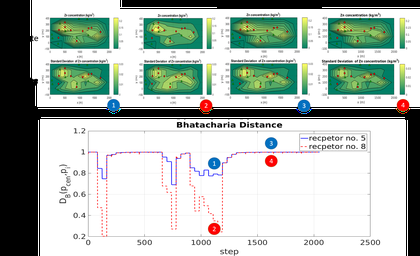
%> input picture PaperAndPresentation/MRS_presentation/figs/Picture1.png, 420 x 256 px, shrunk from 2256 x 1373 before the run
$ octave --eval "result = CreateWorld('../../PaperAndPresentation/MRS_presentation/figs/Picture1.png');"   (GNU Octave 9; MATLAB toolbox functions it lacks are replaced by stand-ins)
%> lines starting %> are read from the running program, lines starting %| are printed output that depends on the picture
function [World] = CreateWorld(ImageName)
    World.ImageGrid = imread(ImageName);
%> World.ImageGrid is the input picture: size 256x420x3 uint8; mean R, G, B 177.9, 189.3, 182
    World.BinaryGrid = World.ImageGrid ~= 0;
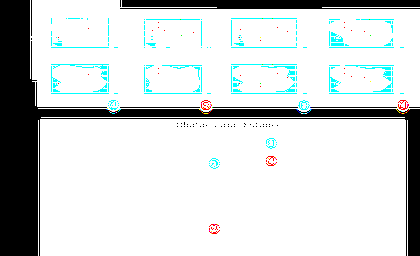
%> World.BinaryGrid: size 256x420x3 logical; mean R, G, B 0.818, 0.838, 0.838
    [World.n_r,World.n_c] = size(World.BinaryGrid);
%> World.n_r = 256; World.n_c = 1260
    World.DiagLen = ceil(sqrt(World.n_r^2+World.n_c^2));
%> World.DiagLen = 1286
    World.StatesGrid = zeros(World.n_r,World.n_c);
%> World.StatesGrid: size 256x1260 double; every value is 0
    k = 1;
    for i = 1:World.n_r
        for j = 1:World.n_c
            if World.BinaryGrid(i,j) ~= 0
                World.StatesGrid(i,j) = k;
                k = k+1;
            end
        end
    end
%> after the loop, World = {n_r 256, n_c 1260, DiagLen 1286}; k = 268095
    World.NumStates = k-1;
%> World.NumStates = 268094
%> `result = CreateWorld('../../PaperAndPresentation/MRS_presentation/figs..`: result = {n_r 256, n_c 1260, DiagLen 1286, NumStates 268094}
end
